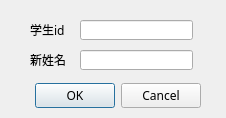
<?xml version="1.0" encoding="UTF-8"?>
<ui version="4.0">
 <class>Dialog</class>
 <widget class="QDialog" name="Dialog">
  <property name="geometry">
   <rect>
    <x>0</x>
    <y>0</y>
    <width>226</width>
    <height>118</height>
   </rect>
  </property>
  <property name="windowTitle">
   <string>Dialog</string>
  </property>
  <widget class="QDialogButtonBox" name="buttonBox">
   <property name="geometry">
    <rect>
     <x>-140</x>
     <y>80</y>
     <width>341</width>
     <height>32</height>
    </rect>
   </property>
   <property name="font">
    <font>
     <family>Microsoft YaHei</family>
    </font>
   </property>
   <property name="orientation">
    <enum>Qt::Horizontal</enum>
   </property>
   <property name="standardButtons">
    <set>QDialogButtonBox::Cancel|QDialogButtonBox::Ok</set>
   </property>
  </widget>
  <widget class="QLabel" name="label">
   <property name="geometry">
    <rect>
     <x>30</x>
     <y>20</y>
     <width>61</width>
     <height>20</height>
    </rect>
   </property>
   <property name="font">
    <font>
     <family>Microsoft YaHei</family>
    </font>
   </property>
   <property name="text">
    <string>学生id</string>
   </property>
  </widget>
  <widget class="QLineEdit" name="lineEdit">
   <property name="geometry">
    <rect>
     <x>80</x>
     <y>20</y>
     <width>113</width>
     <height>20</height>
    </rect>
   </property>
  </widget>
  <widget class="QLabel" name="label_2">
   <property name="geometry">
    <rect>
     <x>30</x>
     <y>50</y>
     <width>61</width>
     <height>20</height>
    </rect>
   </property>
   <property name="font">
    <font>
     <family>Microsoft YaHei</family>
    </font>
   </property>
   <property name="text">
    <string>新姓名</string>
   </property>
  </widget>
  <widget class="QLineEdit" name="lineEdit_2">
   <property name="geometry">
    <rect>
     <x>80</x>
     <y>50</y>
     <width>113</width>
     <height>20</height>
    </rect>
   </property>
   <property name="text">
    <string/>
   </property>
  </widget>
 </widget>
 <resources/>
 <connections>
  <connection>
   <sender>buttonBox</sender>
   <signal>accepted()</signal>
   <receiver>Dialog</receiver>
   <slot>accept()</slot>
   <hints>
    <hint type="sourcelabel">
     <x>248</x>
     <y>254</y>
    </hint>
    <hint type="destinationlabel">
     <x>157</x>
     <y>274</y>
    </hint>
   </hints>
  </connection>
  <connection>
   <sender>buttonBox</sender>
   <signal>rejected()</signal>
   <receiver>Dialog</receiver>
   <slot>reject()</slot>
   <hints>
    <hint type="sourcelabel">
     <x>316</x>
     <y>260</y>
    </hint>
    <hint type="destinationlabel">
     <x>286</x>
     <y>274</y>
    </hint>
   </hints>
  </connection>
 </connections>
</ui>
